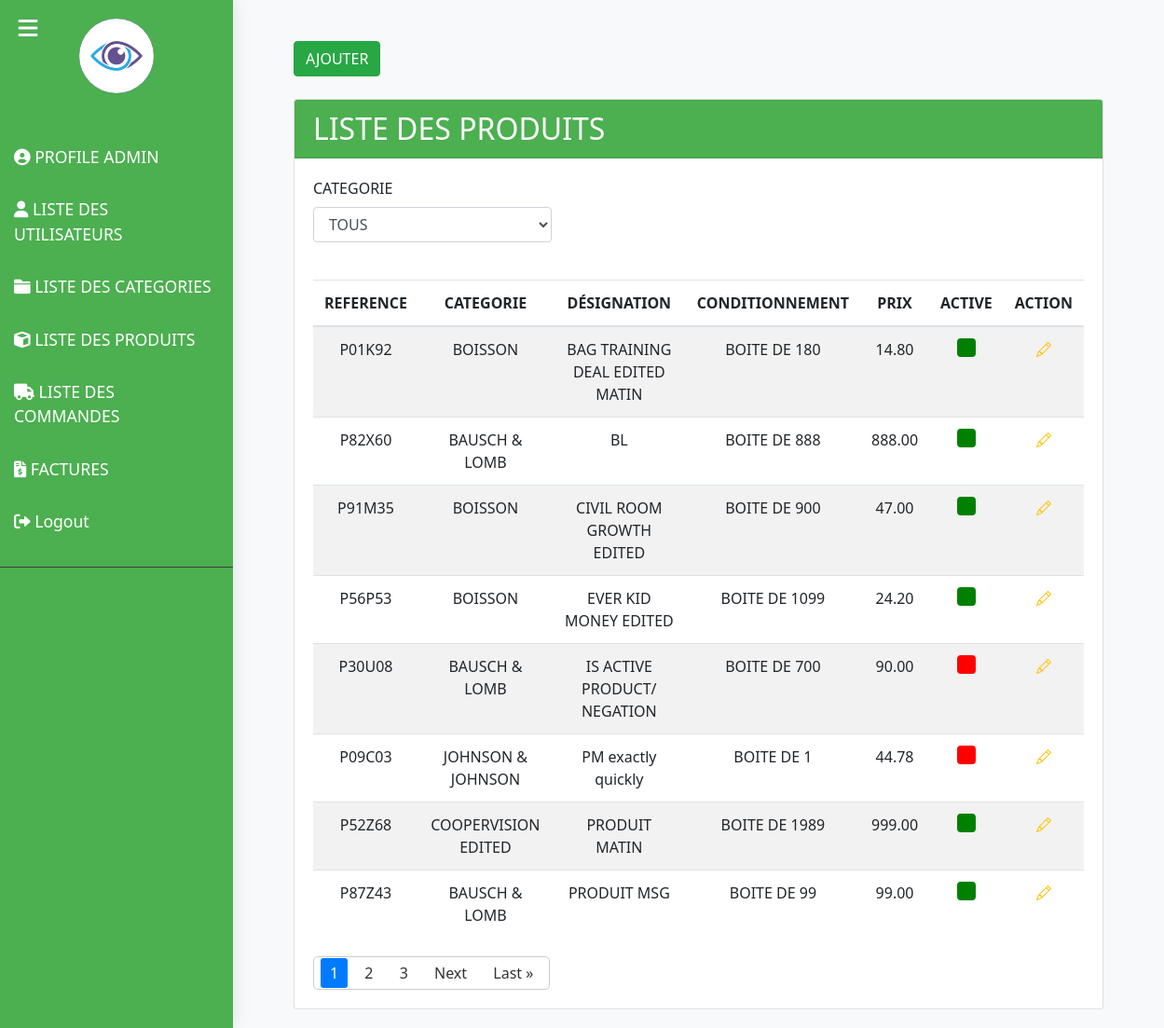
Screenshot of /product_list (signed in) with the database file from the repository.
### sherly_app/models.py (models this page shows, shortened)
class Societe(models.Model):
    nom1 = models.CharField(max_length=255, blank=True, null=True,default='SHERLY & STRATEGY SL')
    nom2 = models.CharField(max_length=255, blank=True, null=True,default='Division Optical')
    ligne1 = models.CharField(max_length=255, blank=True, null=True,default='AV Naciones Unidas')
    ligne2 = models.CharField(max_length=255, blank=True, null=True,default='Ed Cristamar 30,')
    ligne3 = models.CharField(max_length=255, blank=True, null=True,default='Peurto Banus 29660,')
    ligne4 = models.CharField(max_length=255, blank=True, null=True,default='Mail: admin@gmail.com')
    ligne5 = models.CharField(max_length=255, blank=True, null=True,default='Numero IVA: ESB06835052')
    logo = models.ImageField(upload_to='images/', null=True, blank=True)
    code_client = models.CharField(max_length=255,default='00033147853314')
    livre1=models.CharField(max_length=50,default='SCROTIS  OPTIC 2000')
    livre2=models.CharField(max_length=50,default='38 rue Saint Denis')
    livre3=models.CharField(max_length=50,default='92700 COLOMBES')
    livre4=models.CharField(max_length=50,default='FRANCE')
    achteur1=models.CharField(max_length=50,default='SCROTIS  OPTIC 2000 ')
    achteur2=models.CharField(max_length=50,default='38 rue Saint Denis')
    achteur3=models.CharField(max_length=50,default='92700 COLOMBES')
    achteur4=models.CharField(max_length=50,default='FRANCE')
    achteur5=models.CharField(max_length=50,default='Numero TVA Intraceo')
    achteur6=models.CharField(max_length=50,default='FR7547911891')
    nif=models.CharField(max_length=100,blank=True,null=True)
    phrase=models.CharField(max_length=100,default="L'expédition s'effectue conformément a nos conditions générales de vente")
    boite_envoi = models.CharField(max_length=100,default="gestionrecrutement@hotmail.com", error_messages={'invalid': "L'adresse email de boite d'envoi est invalide."})
    boite_reception = models.CharField(max_length=100,default="optiquejaures@hotmail.com", error_messages={'invalid': "L'adresse email de boite de réception est invalide."})

class Produit(models.Model):
    designation = models.CharField(max_length=255, blank=True, null=True)
    famille = models.ForeignKey(Famille, on_delete=models.CASCADE,blank=True, null=True)
    conditionnement_count = models.IntegerField(default=1)
    prix = models.DecimalField(max_digits=10, decimal_places=2)
    reference = models.CharField(max_length=7, default='', editable=False)  # Set editable to False to prevent manual editing
    is_active = models.BooleanField(default=True)  # Boolean field for activation status

class Famille(models.Model):
    famille = models.CharField(max_length=255)
    is_active = models.BooleanField(default=True)  # Boolean field for activation status
    def __str__(self):
        return self.famille

### sherly_app/views.py (the view)
# urls.py: path('product_list', login_required(products_list, login_url='bl_login'), name='product_list'),
@login_required(login_url='bl_login')
def products_list(request):
    products = Produit.objects.all().order_by('designation')
    famille_list = Famille.objects.all()
    items_per_page = 8
    paginator = Paginator(products, items_per_page)
    page = request.GET.get('page')
    try:
        products = paginator.page(page)
    except PageNotAnInteger:
        products = paginator.page(1)
    except EmptyPage:
        products = paginator.page(paginator.num_pages)
    return render(request, 'produits/liste.html', {'products': products,'famille_list':famille_list})

### sherly_app/context_processors.py (called while the page is built)
def societer_info(request):
    societe = Societe.objects.first()  # Retrieve societer information (adjust as necessary)
    return {'societe': societe}

### sherly_app/templates/produits/liste.html (shortened to what this page needs)
{% extends 'base.html' %}
{% block content %}
    <div class="container mt-4">
        <div class="container">
            <a href="{% url 'add_product' %}" class="btn btn-success mb-4">AJOUTER</a>
            <div class="card">
                <div class="card-header" style="background-color: #4CAF50; color: white;">
                    <h2 class="mb-0">LISTE DES PRODUITS</h2>
                </div>
                <div class="card-body">
                    <div class="row">
                        <div class="col-md-4">
                            <div class="form-group">
                                <label for="categorie1">CATEGORIE </label>
                                <select class="form-control" id="filterByFamille" name="filterByFamille">
                                    <option value=""  selected>TOUS</option>
                                </select>
                            </div>
                        </div>
                        <div class="col-md-3">
                        </div>
                    </div>
                    <br>
                    <table class="table table-striped" id="productTable">
                        <thead>
                            <tr>
                                <th>REFERENCE</th>
                                <th>CATEGORIE</th>
                                <th>DÉSIGNATION</th>
                                <th>CONDITIONNEMENT</th>
                                <th>PRIX</th>
                                <th>ACTIVE</th>
                                <th>ACTION</th>
                            </tr>
                        </thead>
                        <tbody>
                            {% for product in products %}
                                <tr data-famille="{{ product.famille.famille }}">
                                    <td>{{ product.reference }}</td>
                                    <td>{{ product.famille.famille}}</td>
                                    <td>{{ product.designation }}</td>
                                    <td>BOITE DE {{ product.conditionnement_count }}</td>
                                    <td>{{ product.prix }}</td>
                                    <td>
                                        <input type="checkbox" disabled {% if product.is_active %}checked{% endif %}>
                                    </td>
                                    <td>
                                        <a href="{% url 'edit_product' id=product.id %}" class="text-warning"><i class="bi bi-pencil"></i></a>
                                    </td>
                                </tr>
                            {% endfor %}
                        </tbody>
                    </table>
                    <div class="pagination">
                        <div class="pagination-inner">
                            {% for num in products.paginator.page_range %}
                                {% if num == products.number %}
                                    <span class="current-page">{{ num }}</span>
                                {% else %}
                                    <a class="pagination-link" href="?page={{ num }}">{{ num }}</a>
                                {% endif %}
                            {% endfor %}
                            {% if products.has_next %}
                                <a class="pagination-link" href="?page={{ products.next_page_number }}">Next</a>
                                <a class="pagination-link" href="?page={{ products.paginator.num_pages }}">Last &raquo;</a>
                            {% endif %}
                        </div>
                    </div>
                    </div>
                    </div>
                    </div>
                    </div>
                    {% endblock %}

### sherly_app/templates/base.html (shortened to what this page needs)
{% load static %}
<!DOCTYPE html>
<html lang="en">
<head>
    <link rel="stylesheet" href="https://stackpath.bootstrapcdn.com/bootstrap/4.5.2/css/bootstrap.min.css">
    <link rel="stylesheet" href="https://cdnjs.cloudflare.com/ajax/libs/font-awesome/6.0.0/css/all.min.css">
    <link href="https://cdn.jsdelivr.net/npm/bootstrap-icons@1.10.0/font/bootstrap-icons.css" rel="stylesheet">
</head>
<body>
    <div class="wrapper">
        <nav id="sidebar">
            <button type="button" id="sidebarCollapse" class="btn">
                <i class="fas fa-bars"></i>
            </button>
            <div class="sidebar-header">
                {% if user.is_superuser %}
                <a href="{% url 'company' %}" class="avatar-link">
                    <img src="{{societe.logo.url}}" alt="Avatar" class="avatar-img">
                </a>
                {% else %}
                <img src="{{societe.logo.url}}" alt="Avatar" class="avatar-img">
                {% endif %}
            </div>
            {% if user.is_superuser %}
            <ul class="list-unstyled components">
                <li>
                    <a href="{% url 'profile' %}" title="USERS">
                        <i class="fas fa-user-circle"></i> PROFILE ADMIN
                    </a>
                </li>
                <li>
                    <a href="{% url 'list_user' %}" title="USERS">
                        <i class="fas fa-user"></i> LISTE DES UTILISATEURS
                    </a>
                </li>
                <li>
                    <a href="{% url 'categorie_list' %}" title="CATEGORIES">
                        <i class="fas fa-folder"></i> LISTE DES CATEGORIES
                    </a>
                </li>
                <li>
                    <a href="{% url 'product_list' %}" title="PRODUITS">
                        <i class="fas fa-cube"></i> LISTE DES PRODUITS
                    </a>
                </li>
                <li>
                    <a href="{% url 'commande_list' %}" title="COMMANDES">
                        <i class="fas fa-truck"></i> LISTE DES COMMANDES
                    </a>
                </li>
                <li>
                    <a href="#" title="FACTURES">
                        <i class="fas fa-file-invoice-dollar"></i> FACTURES
                    </a>
                </li>
                <li>
                    <a href="{% url 'bl_logout' %}" title="Logout">
                        <i class="fas fa-sign-out-alt"></i> Logout
                    </a>
                </li>
            </ul>
            {% endif %}
        </nav>
        <div id="content">
            <div class="container mt-4">
                {% block content %}{% endblock %}
            </div>
        </div>
    </div>
</body>
</html>

### sherly_app/templates/base.html (style rules this page uses)
body { font-family: 'Segoe UI', Tahoma, Geneva, Verdana, sans-serif; background-color: #f8f9fa; margin: 0; padding: 0; }
.wrapper { display: flex; }
#sidebar { min-width: 250px; max-width: 250px; background: #4CAF50; color: white; transition: all 0.3s; box-shadow: 0 0 20px rgba(0, 0, 0, 0.1); position: fixed; height: 100%; }
#sidebar .sidebar-header { padding: 20px; text-align: center; }
#sidebar ul.components { padding: 20px 0; border-bottom: 1px solid #3E3E3E; }
#sidebar ul li a { padding: 15px; font-size: 1.1em; display: block; color: white; transition: all 0.3s; }
#content { width: 100%; padding: 20px; transition: all 0.3s; margin-left: 250px; }
#sidebarCollapse { width: 40px; height: 40px; border: none; padding: 0; cursor: pointer; background: transparent; position: absolute; top: 10px; left: 10px; color: #ffffff; font-size: 1.5em; }
.avatar-link { display: flex; justify-content: center; align-items: center; }
.avatar-img { border-radius: 50%; width: 80px; height: 80px; object-fit: cover; background-color: #320eb3; }

### sherly_app/templates/produits/liste.html (style rules this page uses)
.pagination { margin-top: 20px; text-align: center; }
.pagination-inner { display: inline-block; border: 1px solid #ccc; border-radius: 5px; padding: 5px; }
.pagination-link { color: #333; text-decoration: none; padding: 5px 10px; margin: 0 2px; border-radius: 3px; }
.current-page { background-color: #007bff; color: #fff; padding: 5px 10px; margin: 0 2px; border-radius: 3px; }
#productTable th, #productTable td { text-align: center; }
input[type="checkbox"][disabled] { -webkit-appearance: none; -moz-appearance: none; appearance: none; width: 20px; height: 20px; border: 2px solid; border-radius: 4px; cursor: not-allowed; }
input[type="checkbox"][disabled]:checked { background-color: green; border-color: green; }
input[type="checkbox"][disabled]:not(:checked) { background-color: red; border-color: red; }

### rows the page displays
Societe: logo (picture)
Produit: reference "P01K92", famille.famille "BOISSON", designation "BAG TRAINING DEAL EDITED MATIN", conditionnement_count "180", prix "14.80", is_active "☑"
Produit: reference "P82X60", famille.famille "BAUSCH & LOMB", designation "BL", conditionnement_count "888", prix "888.00", is_active "☑"
Produit: reference "P91M35", famille.famille "BOISSON", designation "CIVIL ROOM GROWTH EDITED", conditionnement_count "900", prix "47.00", is_active "☑"
Produit: reference "P56P53", famille.famille "BOISSON", designation "EVER KID MONEY EDITED", conditionnement_count "1099", prix "24.20", is_active "☑"
Produit: reference "P30U08", famille.famille "BAUSCH & LOMB", designation "IS ACTIVE PRODUCT/ NEGATION", conditionnement_count "700", prix "90.00"
Produit: reference "P09C03", famille.famille "JOHNSON & JOHNSON", designation "PM exactly quickly", conditionnement_count "1", prix "44.78"
Produit: reference "P52Z68", famille.famille "COOPERVISION EDITED", designation "PRODUIT MATIN", conditionnement_count "1989", prix "999.00", is_active "☑"
Produit: reference "P87Z43", famille.famille "BAUSCH & LOMB", designation "PRODUIT MSG", conditionnement_count "99", prix "99.00", is_active "☑"

### other values shown
{{ num }} "1"
{{ num }} "2" "3"
